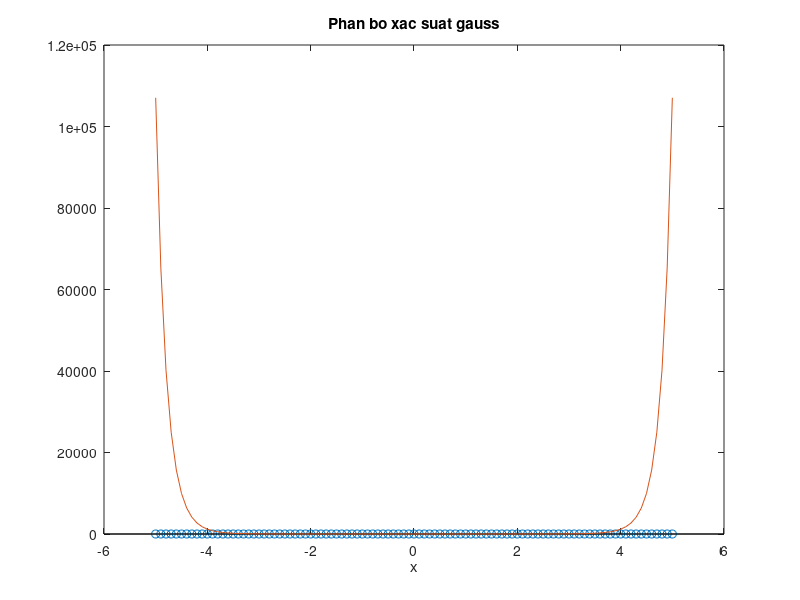

MATLAB code for this plot: (Note: this script raises an error after producing the figure.)
len= 100000;
x= randn(1,len);
step=.1;
k= -5:step:5;
px= hist(x,k)/len/step;
stem(k,px);
Px_lythuyet= exp(k.^2/2)/sqrt(2*pi);
hold on;
plot(k,Px_lythuyet);
title('Phan bo xac suat gauss');
xlabel('x');
ylanel('y');
legend('Ly thuyet','Mo phong');
hold off;